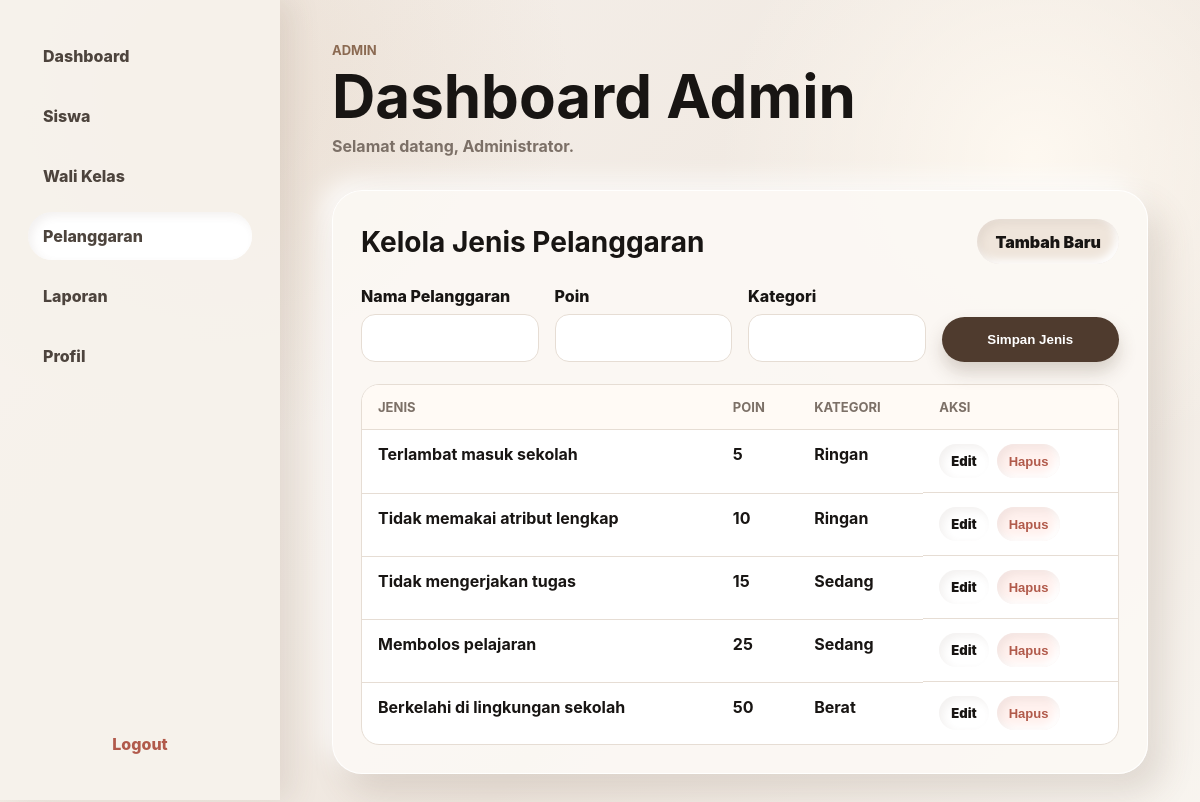
/dashboard_admin.php?view=jenis (signed in), run on the app's committed database.
### tables this page shows
CREATE TABLE jenis_pelanggaran (
    id INT UNSIGNED NOT NULL AUTO_INCREMENT,
    nama VARCHAR(180) NOT NULL,
    poin INT UNSIGNED NOT NULL,
    kategori VARCHAR(60) NOT NULL,
    PRIMARY KEY (id)
);

### includes/db.php (called while the page is built, shortened)
<?php
function db() {
    static $pdo = null;
    if ($pdo !== null) {
        return $pdo;
    }
    $dsn = 'mysql:host=' . DB_HOST . ';port=' . DB_PORT . ';dbname=' . DB_NAME . ';charset=' . DB_CHARSET;
    $pdo = new PDO($dsn, DB_USER, DB_PASS, [
        PDO::ATTR_ERRMODE => PDO::ERRMODE_EXCEPTION,
        PDO::ATTR_DEFAULT_FETCH_MODE => PDO::FETCH_ASSOC,
        PDO::ATTR_EMULATE_PREPARES => false,
    ]);
    return $pdo;
}
?>

### dashboard_admin.php (the view, shortened to what this page needs)
<?php
require_once 'includes/functions.php';
$types = readData('jenis_pelanggaran');
$editJenis = isset($_GET['edit_jenis']) ? findById($types, $_GET['edit_jenis']) : null;
$view = $_GET['view'] ?? 'dashboard';
?>
<?php if ($view === 'jenis'): ?>
<section class="panel" id="jenis">
    <div class="section-head"><h2>Kelola Jenis Pelanggaran</h2><a class="btn ghost" href="dashboard_admin.php?view=jenis">Tambah Baru</a></div>
    <form method="post" class="form-grid">
        <label>Nama Pelanggaran<input name="nama" required value="<?= e($editJenis['nama'] ?? '') ?>"></label>
        <label>Poin<input type="number" name="poin" min="1" required value="<?= e($editJenis['poin'] ?? '') ?>"></label>
        <label>Kategori<input name="kategori" required value="<?= e($editJenis['kategori'] ?? '') ?>"></label>
        <button class="btn primary" type="submit">Simpan Jenis</button>
    </form>
    <div class="table-wrap"><table><thead><tr><th>Jenis</th><th>Poin</th><th>Kategori</th><th>Aksi</th></tr></thead><tbody>
        <?php foreach ($types as $t): ?>
        <tr><td><?= e($t['nama']) ?></td><td><?= e($t['poin']) ?></td><td><?= e($t['kategori']) ?></td><td class="actions"><a class="btn small" href="?view=jenis&edit_jenis=<?= e($t['id']) ?>">Edit</a><form method="post" data-confirm-title="Hapus jenis pelanggaran?" data-confirm-message="<?= e($t['nama']) ?> akan dihapus dari daftar jenis pelanggaran."><input type="hidden" name="action" value="delete_jenis"><input type="hidden" name="id" value="<?= e($t['id']) ?>"><button class="btn small danger">Hapus</button></form></td></tr>
        <?php endforeach; ?>
    </tbody></table></div>
</section>
<?php endif; ?>

### css/style.css (style rules this page uses)
:root { --bg: #f4efea; --panel: #fbf8f4; --panel-strong: #ffffff; --text: #181513; --muted: #7c7067; --line: #e6ddd4; --brown: #8b6a52; --brown-dark: #4f3b2e; --sand: #d8c1aa; --cream: #fffaf2; --danger: #b15a4b; --shadow: 14px 18px 34px rgba(98, 76, 59, .16), -10px -10px 24px rgba(255, 255, 255, .82); }
* { box-sizing: border-box; }
body { margin: 0; min-height: 100vh; font-family: Inter, ui-sans-serif, system-ui, -apple-system, BlinkMacSystemFont, "Segoe UI", sans-serif; background: radial-gradient(circle at 18% 10%, rgba(216, 193, 170, .34), transparent 28%), radial-gradient(circle at 86% 18%, rgba(255, 250, 242, .9), transparent 25%), linear-gradient(135deg, #f6f1ec 0%, #efe7df 62%, #f9f6f1 100%); color: var(--text); overflow-x: hidden; overflow-y: auto; }
a { color: inherit; text-decoration: none; }
.login-form, .panel, .stat-card, .mini-card { background: rgba(251, 248, 244, .94); border: 1px solid rgba(255, 255, 255, .9); box-shadow: var(--shadow); }
label { display: grid; gap: 8px; color: var(--text); font-weight: 800; }
input, select, textarea { width: 100%; border: 1px solid var(--line); border-radius: 14px; padding: 13px 14px; background: #fff; color: var(--text); font: inherit; outline: none; }
.panel { border-radius: 30px; padding: 28px; margin-bottom: 32px; }
.section-head { display: flex; justify-content: space-between; align-items: center; gap: 14px; margin-bottom: 22px; }
.section-head h2 { margin: 0; font-size: 28px; letter-spacing: 0; }
.form-grid, .filter-grid { display: grid; grid-template-columns: repeat(4, minmax(0, 1fr)); gap: 16px; align-items: end; margin-bottom: 22px; }
.btn { border: 0; min-height: 45px; padding: 0 18px; border-radius: 999px; background: #fff; color: var(--text); box-shadow: inset 4px 4px 9px rgba(98, 76, 59, .08), inset -4px -4px 9px #fff; font-weight: 900; cursor: pointer; display: inline-flex; align-items: center; justify-content: center; white-space: nowrap; }
.btn.primary { background: var(--brown-dark); color: #fff; box-shadow: 0 10px 18px rgba(98, 76, 59, .24); }
.btn.ghost { background: #efe5db; }
.btn.small { min-height: 34px; padding: 0 12px; font-size: 13px; }
.btn.danger { background: #fff1ee; color: var(--danger); }
.table-wrap { overflow-x: auto; border-radius: 18px; border: 1px solid var(--line); background: #fff; }
table { width: 100%; border-collapse: collapse; }
th, td { padding: 14px 16px; text-align: left; border-bottom: 1px solid var(--line); vertical-align: top; }
th { color: var(--muted); font-size: 13px; text-transform: uppercase; letter-spacing: 0; background: #fffaf5; }
td { color: var(--text); font-weight: 700; }
tr:last-child td { border-bottom: 0; }
.actions { display: flex; gap: 8px; align-items: center; flex-wrap: wrap; }
.actions form { margin: 0; }

### data on the page
jenis_pelanggaran: nama "Terlambat masuk sekolah", poin "5", kategori "Ringan"
jenis_pelanggaran: nama "Tidak memakai atribut lengkap", poin "10", kategori "Ringan"
jenis_pelanggaran: nama "Tidak mengerjakan tugas", poin "15", kategori "Sedang"
jenis_pelanggaran: nama "Membolos pelajaran", poin "25", kategori "Sedang"
jenis_pelanggaran: nama "Berkelahi di lingkungan sekolah", poin "50", kategori "Berat"

### other printed values
$link[1] "Dashboard"
$link[1] "Siswa"
$link[1] "Wali Kelas"
$link[1] "Pelanggaran"
$link[1] "Laporan"
$link[1] "Profil"
roleLabel() "ADMIN"
$title "Dashboard Admin"
userName() "Administrator"
